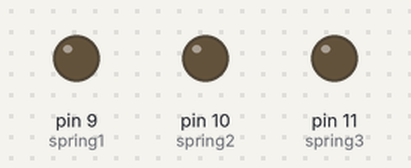
Simulated run of this sketch. Board: Arduino Uno, built with avr-gcc and run on an emulated ATmega328P. Shown: output pins drawn as LEDs (lit = HIGH).

Above: at 3.0 s.
At 8.0 s:
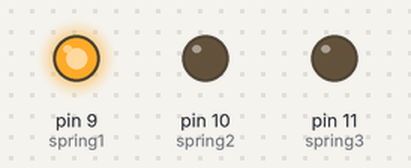
At 12.0 s:
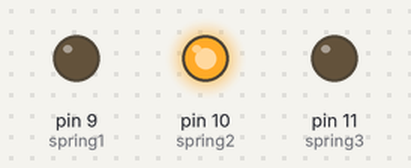
At 16.0 s:
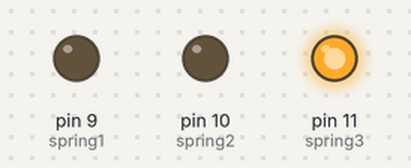
Timing chart, 0 to 31.2 s (numbered marks = the images above):
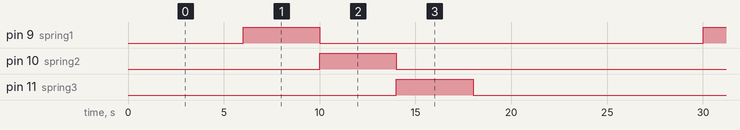

The sketch:

element_3spring.ino
```cpp
const int spring1 = 9;
const int spring2 = 10;
const int spring3 = 11;

void setup() {

  pinMode(spring1, OUTPUT);
  pinMode(spring2, OUTPUT);
  pinMode(spring3, OUTPUT);
}

void loop() {
  analogWrite(spring1, 0);
  analogWrite(spring2, 0);
  analogWrite(spring3, 0);
  delay(6000);
  analogWrite(spring1, 255);
  analogWrite(spring2, 0);
  analogWrite(spring3, 0);
  delay(4000);
  analogWrite(spring1, 0);
  analogWrite(spring2, 255);
  analogWrite(spring3, 0);
  delay(4000);
  analogWrite(spring1, 0);
  analogWrite(spring2, 0);
  analogWrite(spring3, 255);
  delay(4000);
  analogWrite(spring1, 0);
  analogWrite(spring2, 0);
  analogWrite(spring3, 0);
  delay(6000);
}
```

Measured:
- by itself, pin 9 (spring1), pin 10 (spring2), pin 11 (spring3): alternates HIGH for 4.0 s and LOW for 20.0 s
- by itself, everything shown: repeats every 24.0 s, in 4 steps
